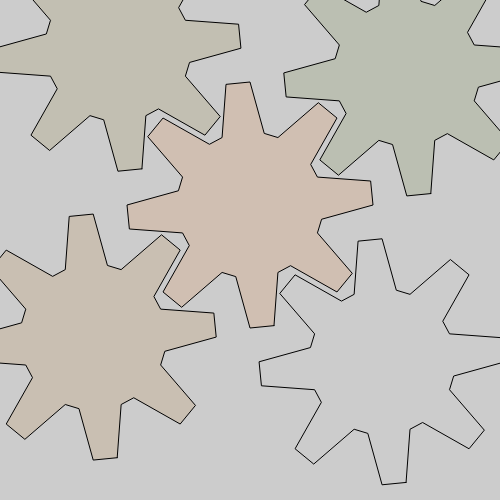
Frame 1 (no input)
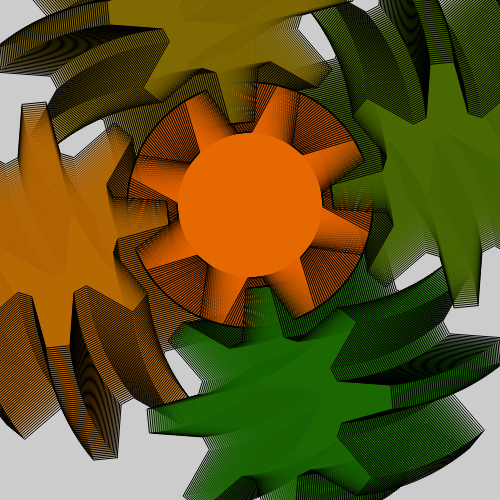
Frame 60 (no input)
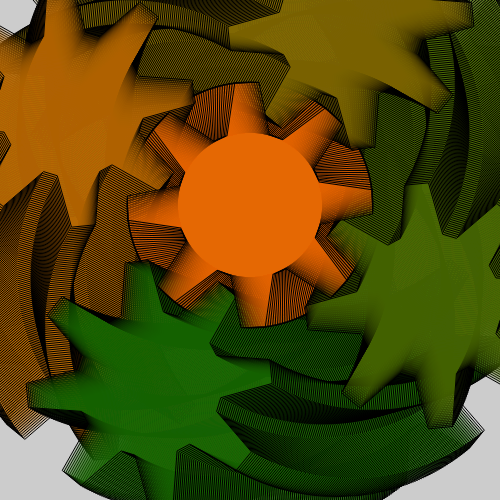
Frame 120 (the mouse pressed at the canvas centre since frame 60)

The p5.js sketch that drew these frames (run headless with seeded random() and noise() and a simulated clock; from frame 60 on, the mouse is pressed at the canvas centre):

// p5.js sketch
// ── sketch.js
// Gears (p5.js 2.3.4 port of a #p5t Processing sketch)
// https://github.com/madparker/-p5t/blob/main/%23p5t/ArtSketch/09_04_2020/Gears/Gears.pde
// #p5t/ArtSketch/09_04_2020/Gears/Gears.pde

let n = 25, b, f = 0, i, c = 0, l = 98, m;

function setup() {
  createCanvas(500, 500); // frame.setSize(500, 500) in draw()
  background(204); // Processing default background
}

function draw() {
  translate(250, (m = 205));
  for (i = 0.7; i < 8; i += PI / 2) {
    if (i > 6) {
      rotate(f++ / 49);
      m = 0;
    }
    fill(i * c, l, i, c);
    beginShape();
    for (c = 0; c < 33; ) {
      n *= c++ % 2 < 1 ? 1 : -1;
      b = n + l;
      vertex(
        sin(i - f / l) * m + sin((c * PI) / 16) * b,
        cos(i - f / l) * m + cos((c * PI) / 16) * b
      );
    }
    endShape();
  }
}

// ---- Original Processing source: #p5t/ArtSketch/09_04_2020/Gears/Gears.pde
/*
float n=25,b,f,i,c,l=98,m;
void draw(){
frame.setSize(500,500);translate(250,m=205);
for(i=.7;i<8;i+=PI/2){if(i>6){rotate(f++/49);m=0;}fill(i*c,l,i,c);beginShape();for(c=0;c<33;){n*=c++%2<1?1:-1;b=n+l;vertex(sin(i-f/l)*m+sin(c*PI/16)*b,cos(i-f/l)*m+cos(c*PI/16)*b);}endShape();}}
*/
